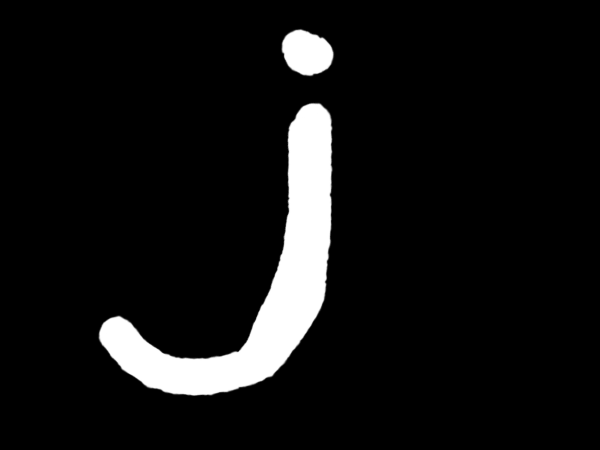
#> input picture test_image/gradient.bmp, 600 x 450 px, found by its file name
$ python test_3_23_top_hat.py
#> lines starting #> are read from the running program, lines starting #| are printed output that depends on the picture
#!/usr/bin/env python
# coding=utf-8
'''
@描述: 顶帽运算
@版本: V1_0
@作者: LiWanglin
@创建时间: 2020.02.13
@最后编辑人: LiWanglin
@最后编辑时间: 2020.02.13
'''

import cv2 as cv
import numpy as np
from matplotlib import pyplot as plt

img = cv.imread('./test_image/gradient.bmp',0)
#> img is the input picture: shape (450, 600); min 0, max 255, mean 19.1
kernel = np.ones((8, 8), np.uint8)
tophat = cv.morphologyEx(img, cv.MORPH_TOPHAT, kernel)
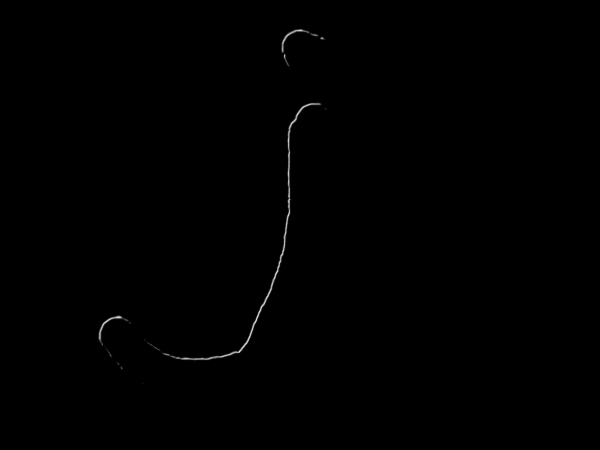
#> tophat: shape (450, 600); min 0, max 233, mean 0.5

plt.subplot(121),plt.imshow(img, 'gray'),plt.title('original')
plt.xticks([]), plt.yticks([])
plt.subplot(122),plt.imshow(tophat, 'gray'),plt.title('tophat')
plt.xticks([]), plt.yticks([])
plt.show()
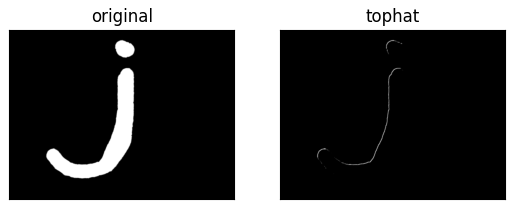
#> figure drawn by matplotlib, 2 panels

$ run again, with test_image/closing.bmp copied over test_image/gradient.bmp
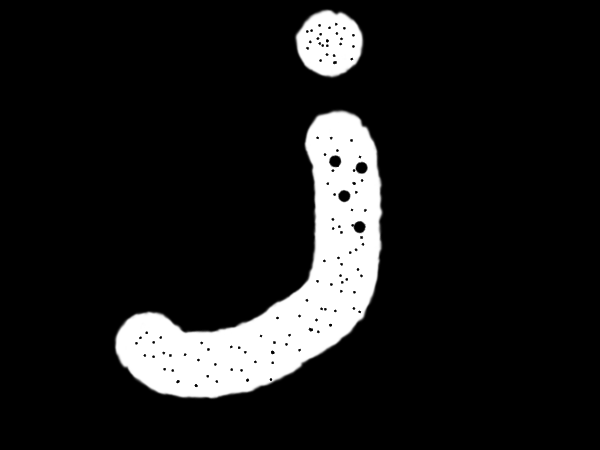
#> input picture test_image/closing.bmp, 600 x 450 px, found by its file name
#> img is the input picture: shape (450, 600); min 0, max 255, mean 28.3
#> `tophat = cv.morphologyEx(img, cv.MORPH_TOPHAT, kernel)`:
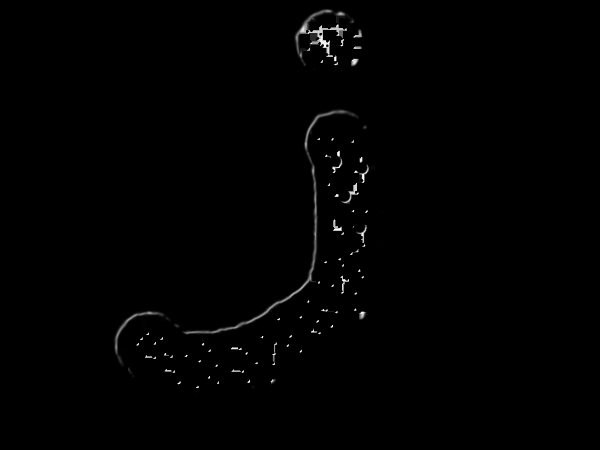
#> tophat: shape (450, 600); min 0, max 255, mean 1.5
#> `plt.show()`:
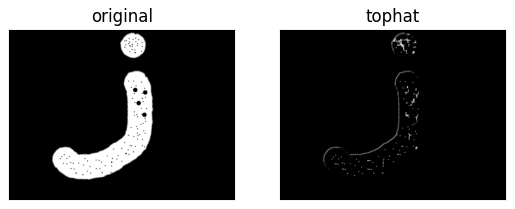
#> figure drawn by matplotlib, 2 panels
